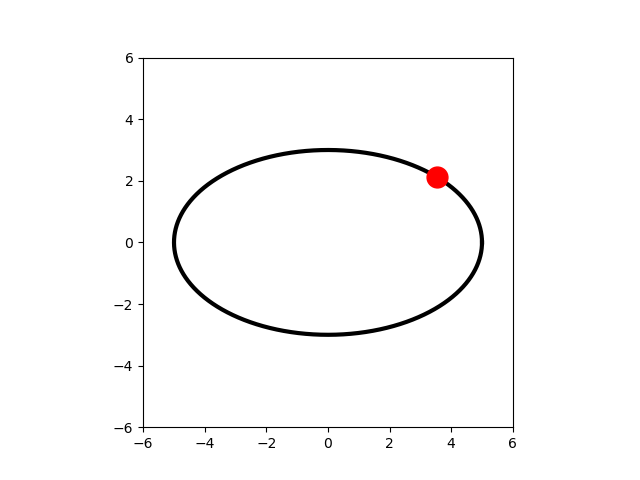

The script that saved this image:
#!/usr/pkg/bin/python3.9

#
# Time-stamp: <2023/03/02 15:20:31 (CST) daisuke>
#

# importing numpy module
import numpy

# importing matplotlib module
import matplotlib.backends.backend_agg
import matplotlib.figure

# output image file
file_image = 'advobs202302_s03_09_00.png'

# an ellipse
theta     = numpy.linspace (0.0, 2.0 * numpy.pi, 10**4)
ellipse_x = 5.0 * numpy.cos (theta)
ellipse_y = 3.0 * numpy.sin (theta)

# making a fig object using object-oriented interface
fig = matplotlib.figure.Figure ()

# making a canvas object
canvas = matplotlib.backends.backend_agg.FigureCanvasAgg (fig)

# making an axes object
ax = fig.add_subplot (111)

# range of plot
ax.set_xlim (-6.0, +6.0)
ax.set_ylim (-6.0, +6.0)

# plotting ellipse
ax.plot (ellipse_x, ellipse_y, linestyle='-', linewidth=3.0, color='black', \
         label='Ellipse')

# plotting a point on the ellipse
x = numpy.deg2rad (45.0)
ax.plot (5.0 * numpy.cos (x), 3.0 * numpy.sin (x), linestyle='None', \
         color='red', marker='o', markersize=15.0, label='Point')

# aspect of plot
ax.set_aspect ('equal')

# saving file
fig.savefig (file_image)
